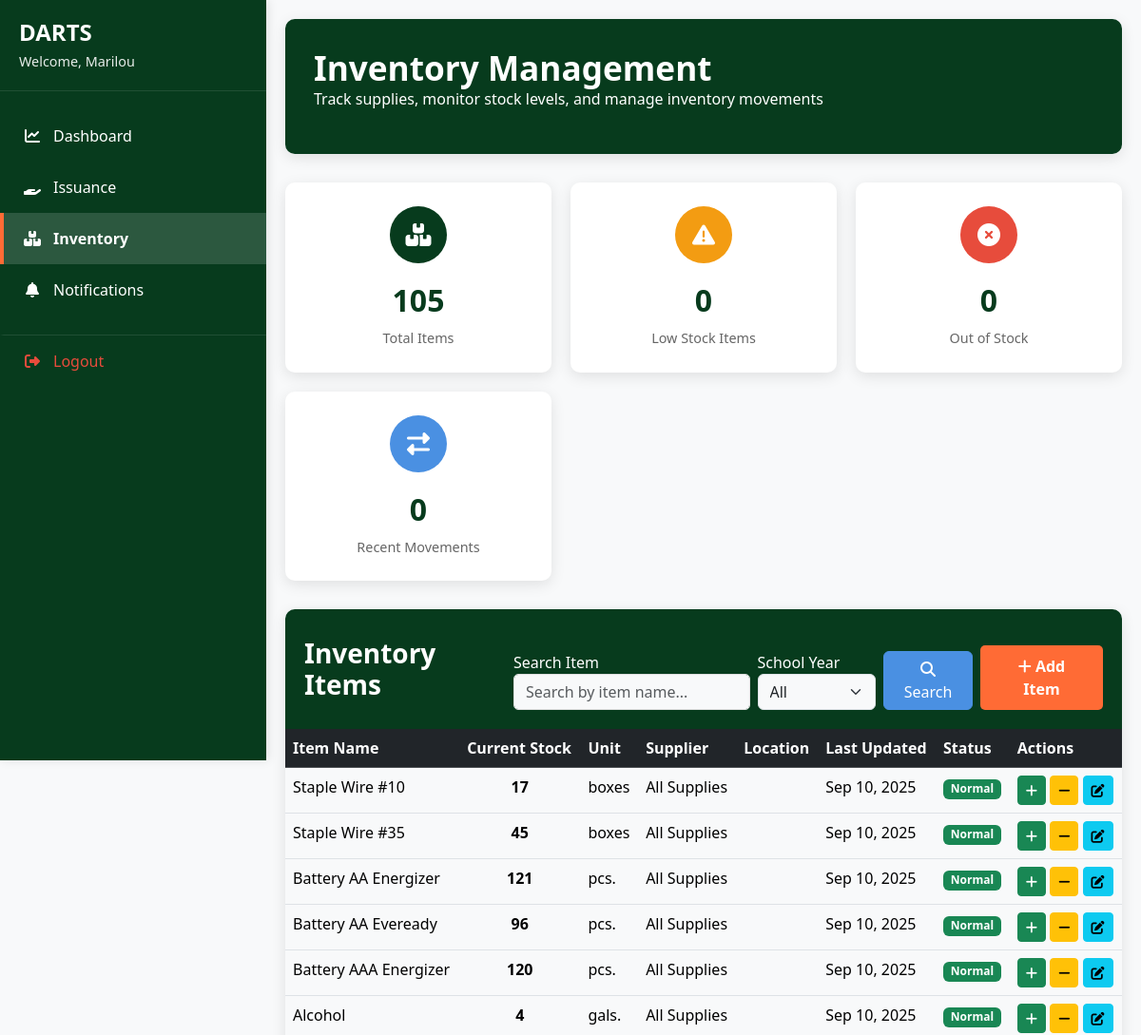
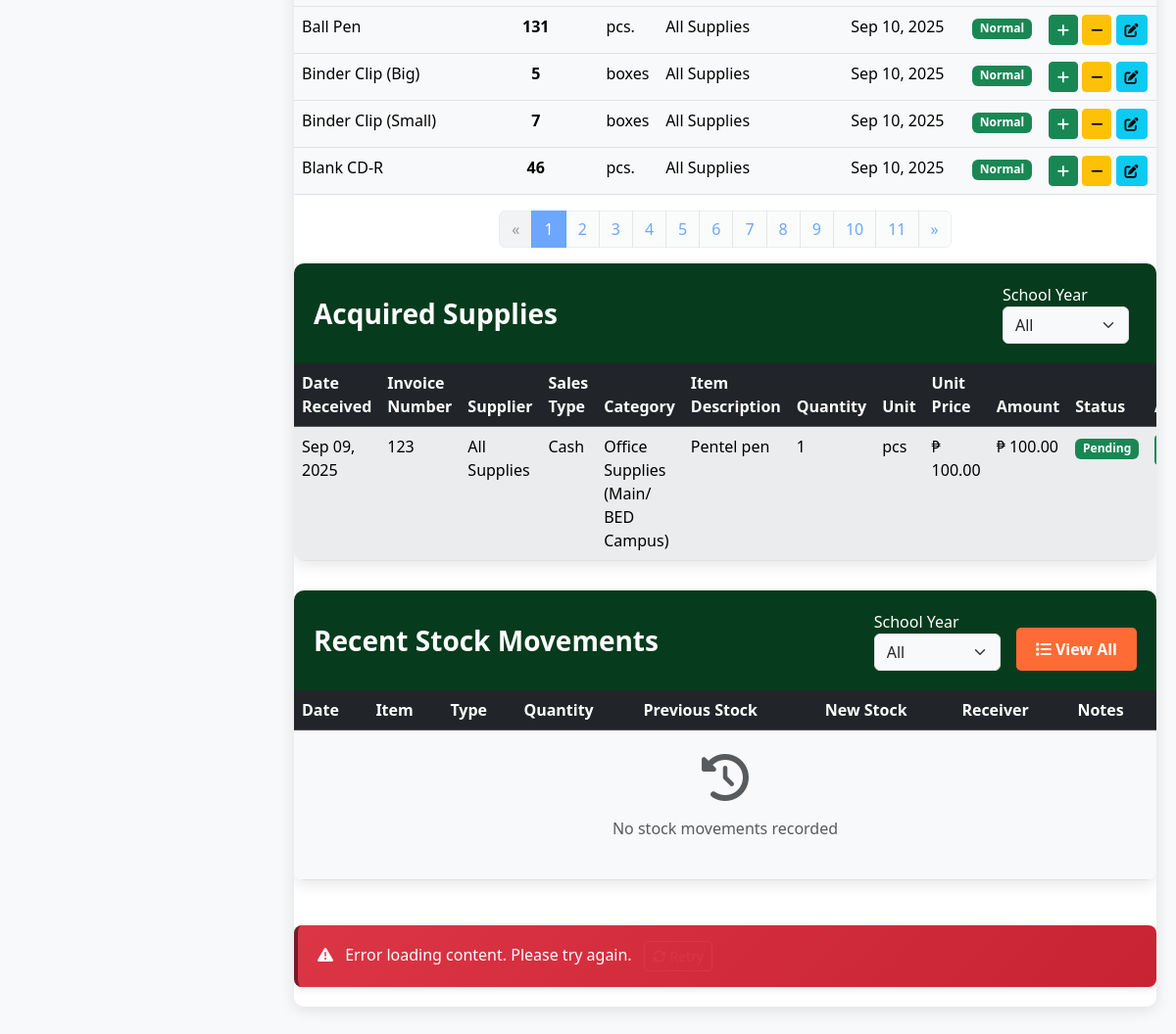
Page /pages/Inventory.php (signed in) on the committed database (2 pictures, top to bottom).
### tables this page shows
CREATE TABLE `inventory` (
  `inventory_id` int(11) NOT NULL,
  `item_name` varchar(255) NOT NULL,
  `category` varchar(100) NOT NULL,
  `description` varchar(255) DEFAULT NULL,
  `current_stock` int(11) NOT NULL DEFAULT 0,
  `quantity` int(11) DEFAULT NULL,
  `unit` varchar(50) NOT NULL,
  `unit_cost` decimal(10,2) NOT NULL DEFAULT 0.00,
  `reorder_level` int(11) NOT NULL DEFAULT 0,
  `supplier_id` int(11) DEFAULT NULL,
  `location` varchar(255) DEFAULT NULL,
  `receiver` varchar(255) DEFAULT NULL,
  `status` enum('Active','Inactive','Discontinued') DEFAULT NULL,
  `received_notes` varchar(255) DEFAULT NULL,
  `created_by` int(11) DEFAULT NULL,
  `date_created` datetime DEFAULT current_timestamp(),
  `last_updated_by` int(11) DEFAULT NULL,
  `date_updated` datetime DEFAULT current_timestamp() ON UPDATE current_timestamp()
);

CREATE TABLE `supplier` (
  `supplier_id` int(11) NOT NULL,
  `supplier_name` varchar(255) DEFAULT NULL,
  `contact_person` varchar(255) DEFAULT NULL,
  `contact_number` varchar(50) DEFAULT NULL,
  `email_address` varchar(255) DEFAULT NULL,
  `fax_number` varchar(50) DEFAULT NULL,
  `website` varchar(255) DEFAULT NULL,
  `address` text DEFAULT NULL,
  `city` varchar(100) DEFAULT NULL,
  `province` varchar(100) DEFAULT NULL,
  `zip_code` varchar(20) DEFAULT NULL,
  `country` varchar(100) DEFAULT NULL,
  `business_type` varchar(100) DEFAULT NULL,
  `category` varchar(255) DEFAULT NULL,
  `payment_terms` varchar(100) DEFAULT NULL,
  `tax_identification_number` varchar(100) DEFAULT NULL,
  `date_registered` varchar(255) DEFAULT NULL,
  `status` varchar(50) DEFAULT NULL,
  `created_by` int(11) DEFAULT NULL,
  `date_created` varchar(255) DEFAULT NULL,
  `last_updated_by` int(11) DEFAULT NULL,
  `date_updated` datetime DEFAULT NULL,
  `notes` varchar(255) DEFAULT NULL
);

CREATE TABLE `supplier_transaction` (
  `procurement_id` int(11) NOT NULL,
  `item_name` varchar(255) NOT NULL,
  `supplier_id` int(11) NOT NULL,
  `invoice_no` varchar(255) DEFAULT NULL,
  `sales_type` varchar(255) DEFAULT NULL,
  `category` varchar(255) NOT NULL,
  `quantity` int(11) NOT NULL,
  `brand_model` varchar(255) NOT NULL,
  `color` varchar(255) DEFAULT NULL,
  `type` varchar(255) DEFAULT NULL,
  `unit` varchar(50) NOT NULL,
  `unit_price` decimal(10,2) NOT NULL,
  `total_amount` decimal(10,2) NOT NULL,
  `receiver` varchar(255) DEFAULT NULL,
  `invoice_path` varchar(500) DEFAULT NULL,
  `delivery_receipt_path` varchar(500) DEFAULT NULL,
  `notes` text DEFAULT NULL,
  `received_notes` varchar(255) DEFAULT NULL,
  `status` varchar(255) DEFAULT NULL,
  `created_by` int(11) DEFAULT NULL,
  `date_created` datetime DEFAULT current_timestamp(),
  `received_by` int(11) DEFAULT NULL,
  `date_received` datetime DEFAULT NULL,
  `last_updated_by` int(11) DEFAULT NULL,
  `date_updated` datetime DEFAULT NULL ON UPDATE current_timestamp()
);

### pages/Inventory.php (the view, shortened to what the rows shown need)
<?php
include '../includes/db.php';
if (isset($_GET['ajax']) && $_GET['ajax'] == 1) {
    $isAjax = true;
} else {
    include '../includes/header.php';
    $isAjax = false;
}
$inv_where_conditions = [];
$recv_where_conditions = [];
$inv_where_conditions[] = "i.receiver = 'Supply In-charge'";
$recv_where_conditions[] = "st.receiver = 'Supply In-charge'";
$inv_where = !empty($inv_where_conditions) ? ' WHERE ' . implode(' AND ', $inv_where_conditions) : '';
$recv_where = !empty($recv_where_conditions) ? ' WHERE ' . implode(' AND ', $recv_where_conditions) : '';
$sql1 = "SELECT st.*, s.supplier_name
        FROM supplier_transaction st
        JOIN supplier s ON s.supplier_id = st.supplier_id
        $recv_where
        AND st.status IN ('Pending')
        ORDER BY COALESCE(st.date_received, st.date_created) DESC";
$result1 = $conn->query($sql1);
?>
<?php if (!$isAjax): ?>
<div class="main-content">
    <div class="content-header">
        <h1>Inventory Management</h1>
    </div>
    <div class="table-container">
<?php
$records_per_page = 10;
$page = isset($_GET['page']) ? (int)$_GET['page'] : 1;
$offset = ($page - 1) * $records_per_page;
$sql = "SELECT i.*, s.supplier_name
        FROM inventory i
        LEFT JOIN supplier s ON i.supplier_id = s.supplier_id
        $inv_where
        ORDER BY i.date_created DESC
        LIMIT $records_per_page OFFSET $offset";
$result = $conn->query($sql);
?>
<div class="table-responsive">
    <div id="inventoryTable">
    <table class="table table-hover mb-0">
        <thead class="table-dark">
            <tr>
                <th>Item Name</th>
                <th>Current Stock</th>
                <th>Unit</th>
                <th>Supplier</th>
                <th>Location</th>
                <th>Last Updated</th>
                <th>Status</th>
                <th>Actions</th>
            </tr>
        </thead>
        <tbody>
            <?php if ($result && $result->num_rows > 0): ?>
                <?php while ($row = $result->fetch_assoc()): ?>
                    <?php
                    $stock_level = 'normal';
                    ?>
                    <tr>
                        <td><?= htmlspecialchars($row['item_name']) ?></td>
                        <td class="text-center"><strong><?= $row['current_stock'] ?></strong></td>
                        <td><?= $row['unit'] ?></td>
                        <td><?= htmlspecialchars($row['supplier_name']) ?></td>
                        <td><?= htmlspecialchars($row['location'] ?? 'N/A') ?></td>
                        <td><?= date('M d, Y', strtotime($row['date_updated'])) ?></td>
                        <td>
                            <span class="badge bg-<?= $stock_level == 'out' ? 'danger' : ($stock_level == 'critical' ? 'warning' : 'success') ?>">
                                <?= ucfirst($stock_level) ?>
                            </span>
                        </td>
                        <td>
                            <button class="btn btn-sm btn-success" title="Stock In" onclick="stockIn(<?= $row['inventory_id'] ?>)">
                                <i class="fas fa-plus"></i>
                            </button>
                            <button class="btn btn-sm btn-warning" title="Stock Out" onclick="stockOut(<?= $row['inventory_id'] ?>)">
                                <i class="fas fa-minus"></i>
                            </button>
                            <button class="btn btn-sm btn-info" title="Edit"
                            onclick="openEditInventoryModal(
    <?= (int)$row['inventory_id'] ?>,
    <?= json_encode($row['item_name']) ?>,
    <?= json_encode($row['category']) ?>,
    <?= json_encode($row['unit']) ?>,
    <?= (int)$row['current_stock'] ?>,
    <?= (int)$row['reorder_level'] ?>,
    <?= json_encode($row['location'] ?? '') ?>,
    <?= (int)$row['supplier_id'] ?>,
    <?= (float)$row['unit_cost'] ?>
)">
                                <i class="fas fa-edit"></i>
                            </button>
                        </td>
                    </tr>
                <?php endwhile; ?>
            <?php endif; ?>
        </tbody>
    </table>
    </div>
    <div class="table-container">
        <div class="table-responsive">
            <table class="table table-hover mb-0 table-striped">
                <thead class="table-dark">
                    <tr>
                        <th>Date Received</th>
                        <th>Invoice Number</th>
                        <th>Supplier</th>
                        <th>Sales Type</th>
                        <th>Category</th>
                        <th>Item Description</th>
                        <th>Quantity</th>
                        <th>Unit</th>
                        <th>Unit Price</th>
                        <th>Amount</th>
                        <th>Status</th>
                        <th>Actions</th>
                    </tr>
                </thead>
                <tbody>
                    <?php if ($result1 && $result1->num_rows > 0): ?>
                        <?php while ($row = $result1->fetch_assoc()): ?>
                            <tr
                                data-supplier-id="<?= (int)($row['supplier_id'] ?? 0) ?>"
                                data-category="<?= htmlspecialchars($row['category'] ?? '') ?>"
                                data-description="<?= htmlspecialchars($row['item_name'] ?? '') ?>"
                                data-quantity="<?= (int)($row['quantity'] ?? 0) ?>"
                                data-unit="<?= htmlspecialchars($row['unit'] ?? '') ?>"
                                data-unit-price="<?= htmlspecialchars($row['unit_price'] ?? '0.00') ?>"
                                data-invoice="<?= htmlspecialchars($row['invoice_no'] ?? '') ?>">
                                <td><?= date('M d, Y', strtotime($row['date_created'])) ?></td>
                                <td><?= htmlspecialchars($row['invoice_no']) ?></td>
                                <td><?= htmlspecialchars($row['supplier_name']) ?></td>
                                <td><?= htmlspecialchars($row['sales_type']) ?></td>
                                <td><?= htmlspecialchars($row['category']) ?></td>
                                <td><?= htmlspecialchars($row['item_name']) ?></td>
                                <td><?= htmlspecialchars($row['quantity']) ?></td>
                                <td><?= htmlspecialchars($row['unit']) ?></td>
                                <td>₱ <?= htmlspecialchars($row['unit_price']) ?></td>
                                <td>₱ <?= htmlspecialchars($row['total_amount']) ?></td>
                                <td>
                                    <span class="badge bg-success">
                                        <?= htmlspecialchars($row['status']) ?>
                                    </span>
                                </td>
                                <td>
                                </td>
                            </tr>
                        <?php endwhile; ?>
                    <?php endif; ?>
                </tbody>
            </table>
        </div>
    </div>
    <div class="table-container">
        <div class="table-responsive">
            <table class="table table-hover mb-0">
                <thead class="table-dark">
                    <tr>
                        <th>Date</th>
                        <th>Item</th>
                        <th>Type</th>
                        <th>Quantity</th>
                        <th>Previous Stock</th>
                        <th>New Stock</th>
                        <th>Receiver</th>
                        <th>Notes</th>
                    </tr>
                </thead>
            </table>
        </div>
    </div>
</div>
<?php endif; ?>
<?php
if (!$isAjax) {
    include '../includes/footer.php';
}
?>

### rows in the picture
inventory: item_name "Staple Wire #10", current_stock "17", unit "boxes", supplier.supplier_name "All Supplies", date_updated "Sep 10, 2025", stock_level "Normal"
inventory: item_name "Staple Wire #35", current_stock "45", unit "boxes", supplier.supplier_name "All Supplies", date_updated "Sep 10, 2025", stock_level "Normal"
inventory: item_name "Battery AA Energizer", current_stock "121", unit "pcs.", supplier.supplier_name "All Supplies", date_updated "Sep 10, 2025", stock_level "Normal"
inventory: item_name "Battery AA Eveready", current_stock "96", unit "pcs.", supplier.supplier_name "All Supplies", date_updated "Sep 10, 2025", stock_level "Normal"
inventory: item_name "Battery AAA Energizer", current_stock "120", unit "pcs.", supplier.supplier_name "All Supplies", date_updated "Sep 10, 2025", stock_level "Normal"
inventory: item_name "Alcohol", current_stock "4", unit "gals.", supplier.supplier_name "All Supplies", date_updated "Sep 10, 2025", stock_level "Normal"
inventory: item_name "Ball Pen", current_stock "131", unit "pcs.", supplier.supplier_name "All Supplies", date_updated "Sep 10, 2025", stock_level "Normal"
inventory: item_name "Binder Clip (Big)", current_stock "5", unit "boxes", supplier.supplier_name "All Supplies", date_updated "Sep 10, 2025", stock_level "Normal"
inventory: item_name "Binder Clip (Small)", current_stock "7", unit "boxes", supplier.supplier_name "All Supplies", date_updated "Sep 10, 2025", stock_level "Normal"
inventory: item_name "Blank CD-R", current_stock "46", unit "pcs.", supplier.supplier_name "All Supplies", date_updated "Sep 10, 2025", stock_level "Normal"
supplier_transaction: date_created "Sep 09, 2025", invoice_no "123", supplier.supplier_name "All Supplies", sales_type "Cash", category "Office Supplies (Main/ BED Campus)", item_name "Pentel pen", quantity "1", unit "pcs", unit_price "100.00", total_amount "100.00", status "Pending"

### other values in the picture
$_SESSION['user']['first_name'] "Marilou"
$total_items "105"
$low_stock_count "0"
$out_of_stock_count "0"
$stock_logs_result->num_rows "0"
